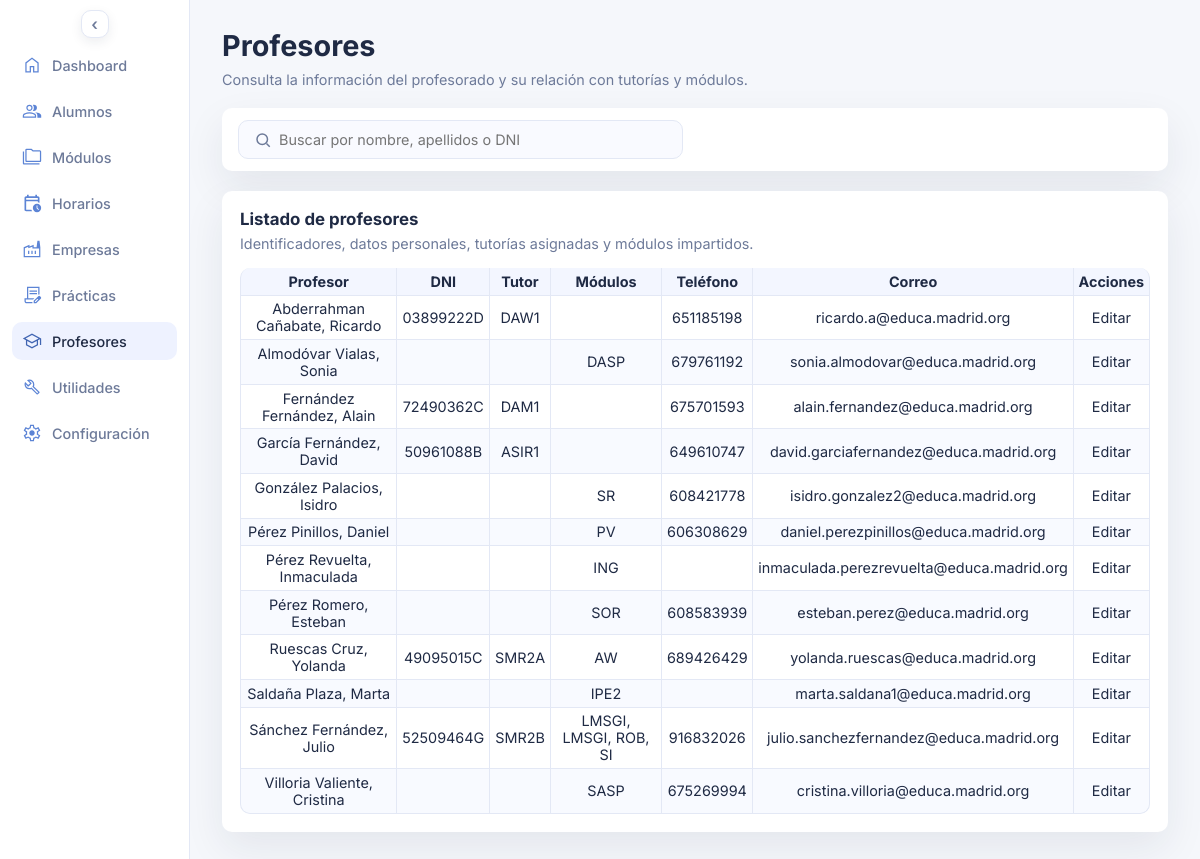
Screenshot of /profesores.php with the database file from the repository.
### tables this page shows
CREATE TABLE `profesores` (
  `id_profesor` int UNSIGNED NOT NULL,
  `apellido1` varchar(60) NOT NULL,
  `apellido2` varchar(60) DEFAULT NULL,
  `nombre` varchar(60) NOT NULL,
  `dni` varchar(20) DEFAULT NULL
);

### profesores.php (the view, shortened to what this page needs)
<?php
$pdo = db();
$active_course_id = $pdo->query('SELECT id_curso_escolar FROM cursos_escolares WHERE activo = 1 LIMIT 1')->fetchColumn();
$active_course_id = $active_course_id ? (int) $active_course_id : 0;
$search_term = trim((string) ($_GET['q'] ?? ''));
$filters = [];
$params = [
  'active_course_id_tutores' => $active_course_id,
  'active_course_id_modulos' => $active_course_id,
];
$where_clause = $filters ? 'WHERE ' . implode(' AND ', $filters) : '';
$teachers_stmt = $pdo->prepare(
  'SELECT
    p.id_profesor,
    p.apellido1,
    p.apellido2,
    p.nombre,
    p.dni,
    GROUP_CONCAT(DISTINCT g.grupo ORDER BY g.grupo SEPARATOR ", ") AS grupos_tutor,
    GROUP_CONCAT(
      DISTINCT CONCAT(
        m.id_modulo,
        "||",
        m.abreviatura,
        "||",
        COALESCE(NULLIF(m.materia_propia, ""), m.materia_general),
        "||",
        COALESCE(ci.ciclo, ""),
        "||",
        COALESCE(cu.curso, ""),
        "||",
        m.codigo,
        "||",
        m.horas_semanales,
        "||",
        m.horas_totales
      )
      ORDER BY m.abreviatura
      SEPARATOR "§§"
    ) AS modulos
    ,t.telefonos
    ,c.correos
  FROM profesores p
  LEFT JOIN grupos_tutores gt
    ON gt.id_profesor = p.id_profesor
    AND gt.id_curso_escolar = :active_course_id_tutores
  LEFT JOIN grupos g ON g.id_grupo = gt.id_grupo
  LEFT JOIN modulos_profesores mp
    ON mp.id_profesor = p.id_profesor
    AND mp.id_curso_escolar = :active_course_id_modulos
  LEFT JOIN modulos m ON m.id_modulo = mp.id_modulo
  LEFT JOIN ciclos ci ON ci.id_ciclo = m.id_ciclo
  LEFT JOIN cursos cu ON cu.id_curso = m.id_curso
  LEFT JOIN (
    SELECT
      id_entidad,
      GROUP_CONCAT(DISTINCT telefono ORDER BY telefono SEPARATOR ", ") AS telefonos
    FROM telefonos
    WHERE entidad_tipo = \'profesor\'
    GROUP BY id_entidad
  ) t ON t.id_entidad = p.id_profesor
  LEFT JOIN (
    SELECT
      id_entidad,
      GROUP_CONCAT(DISTINCT direccion_correo ORDER BY direccion_correo SEPARATOR ", ") AS correos
    FROM correos
    WHERE entidad_tipo = \'profesor\'
    GROUP BY id_entidad
  ) c ON c.id_entidad = p.id_profesor
  ' . $where_clause . '
  GROUP BY p.id_profesor, p.apellido1, p.apellido2, p.nombre, p.dni
  ORDER BY p.apellido1, p.apellido2, p.nombre'
);
$teachers_stmt->execute($params);
$teachers = $teachers_stmt->fetchAll();
function display_value(mixed $value): string
{
  if ($value === null) {
    return '';
  }
  $normalized = trim((string) $value);
  return $normalized;
}
function format_teacher_name(mixed $apellido1, mixed $apellido2, mixed $nombre): string
{
  $parts = [];
  $firstSurname = display_value($apellido1);
  $secondSurname = display_value($apellido2);
  $firstName = display_value($nombre);
  if ($firstSurname !== '') {
    $parts[] = $firstSurname;
  }
  if ($secondSurname !== '') {
    $parts[] = $secondSurname;
  }
  $surnameBlock = implode(' ', $parts);
  if ($surnameBlock !== '' && $firstName !== '') {
    return $surnameBlock . ', ' . $firstName;
  }
  return $firstName;
}
function format_modules(mixed $modules): string
{
  $cleanModules = display_value($modules);
  if ($cleanModules === '') {
    return '';
  }
  $items = array_filter(array_map('trim', explode('§§', $cleanModules)), static fn (string $item): bool => $item !== '');
  $renderedItems = [];
  foreach ($items as $item) {
    $parts = array_map('trim', explode('||', $item));
    $id_modulo = (int) ($parts[0] ?? 0);
    $abreviatura = $parts[1] ?? '';
    $nombre_completo = $parts[2] ?? '';
    $ciclo = $parts[3] ?? '';
    $curso = $parts[4] ?? '';
    $codigo = $parts[5] ?? '';
    $horas_semanales = $parts[6] ?? '';
    $horas_totales = $parts[7] ?? '';
    $normalized_cycle = mb_strtoupper(trim((string) $ciclo), 'UTF-8');
    if ($normalized_cycle === 'SISTEMAS MICROINFORMÁTICOS Y REDES' || $normalized_cycle === 'SISTEMAS MICROINFORMATICOS Y REDES') {
      $normalized_cycle = 'SMR';
    } elseif ($normalized_cycle === 'DESARROLLO DE APLICACIONES WEB') {
      $normalized_cycle = 'DAW';
    } elseif ($normalized_cycle === 'DESARROLLO DE APLICACIONES MULTIPLATAFORMA') {
      $normalized_cycle = 'DAM';
    }
    $compact_cycle = preg_replace('/\s+/', '', $normalized_cycle . trim((string) $curso));
    $visible_name = $nombre_completo !== '' ? $nombre_completo : $abreviatura;
    $visible_label = $visible_name;
    $renderedItems[] = '<span '
      . 'class="empresa-name-trigger empresa-name-trigger--practicas" '
      . 'role="button" tabindex="0" aria-haspopup="dialog" aria-expanded="false" '
      . 'data-modulo-id="' . htmlspecialchars((string) $id_modulo, ENT_QUOTES, 'UTF-8') . '" '
      . 'data-modulo-nombre="' . htmlspecialchars($visible_label, ENT_QUOTES, 'UTF-8') . '" '
      . 'data-modulo-ciclo="' . htmlspecialchars($ciclo, ENT_QUOTES, 'UTF-8') . '" '
      . 'data-modulo-curso="' . htmlspecialchars($curso, ENT_QUOTES, 'UTF-8') . '" '
      . 'data-modulo-codigo="' . htmlspecialchars($codigo, ENT_QUOTES, 'UTF-8') . '" '
      . 'data-modulo-horas-semanales="' . htmlspecialchars((string) $horas_semanales, ENT_QUOTES, 'UTF-8') . '" '
      . 'data-modulo-horas-totales="' . htmlspecialchars((string) $horas_totales, ENT_QUOTES, 'UTF-8') . '" '
      . 'data-modulo-compact="' . htmlspecialchars((string) $compact_cycle, ENT_QUOTES, 'UTF-8') . '" '
      . '>'
      . htmlspecialchars($abreviatura, ENT_QUOTES, 'UTF-8')
      . '</span>';
  }
  return implode(', ', $renderedItems);
}
function render_teacher_rows(array $teachers): string
{
  if (!$teachers): ?>
    <tr>
      <td colspan="7">No hay profesores para los filtros seleccionados.</td>
    </tr>
  <?php else: ?>
    <?php foreach ($teachers as $teacher): ?>
      <?php
        $nombreProfesor = format_teacher_name($teacher['apellido1'] ?? null, $teacher['apellido2'] ?? null, $teacher['nombre'] ?? null);
        $dni = display_value($teacher['dni'] ?? null);
        $grupos_tutor = display_value($teacher['grupos_tutor'] ?? null);
        $modulos = format_modules($teacher['modulos'] ?? null);
        $telefonos = display_value($teacher['telefonos'] ?? null);
        $correos = display_value($teacher['correos'] ?? null);
        $editarUrl = 'profesor_editar.php?id=' . (int) $teacher['id_profesor'];
      ?>
      <tr>
        <td><?php echo htmlspecialchars($nombreProfesor, ENT_QUOTES, 'UTF-8'); ?></td>
        <td><?php echo htmlspecialchars($dni, ENT_QUOTES, 'UTF-8'); ?></td>
        <td><?php echo htmlspecialchars($grupos_tutor, ENT_QUOTES, 'UTF-8'); ?></td>
        <td><?php echo $modulos; ?></td>
        <td><?php echo htmlspecialchars($telefonos, ENT_QUOTES, 'UTF-8'); ?></td>
        <td><?php echo htmlspecialchars($correos, ENT_QUOTES, 'UTF-8'); ?></td>
        <td><a href="<?php echo htmlspecialchars($editarUrl, ENT_QUOTES, 'UTF-8'); ?>">Editar</a></td>
      </tr>
    <?php endforeach; ?>
  <?php endif;
  return ob_get_clean();
}
$rows_html = render_teacher_rows($teachers);
?>
<!DOCTYPE html>
<html lang="es">
<head>
  <link rel="stylesheet" href="assets/styles.css">
</head>
<body>
  <div class="page">
    <?php require __DIR__ . '/includes/sidebar.php'; ?>
    <main class="content">
      <header class="header">
        <div>
          <h1>Profesores</h1>
          <p class="subheading">Consulta la información del profesorado y su relación con tutorías y módulos.</p>
        </div>
      </header>
      <form class="topbar" method="get">
        <div class="topbar-search">
          <span class="search-icon" aria-hidden="true">
            <svg viewBox="0 0 24 24" fill="none" stroke="currentColor" stroke-width="2">
              <circle cx="11" cy="11" r="7"></circle>
              <line x1="16.65" y1="16.65" x2="21" y2="21"></line>
            </svg>
          </span>
          <input
            type="search"
            name="q"
            placeholder="Buscar por nombre, apellidos o DNI"
            aria-label="Buscar por nombre, apellidos o DNI"
            value="<?php echo htmlspecialchars($search_term, ENT_QUOTES, 'UTF-8'); ?>"
          >
        </div>
      </form>
      <section class="panel">
        <div class="panel-header">
          <h3>Listado de profesores</h3>
          <p>Identificadores, datos personales, tutorías asignadas y módulos impartidos.</p>
        </div>
        <div class="panel-grid">
          <table>
            <thead>
              <tr>
                <th>Profesor</th>
                <th>DNI</th>
                <th>Tutor</th>
                <th>Módulos</th>
                <th>Teléfono</th>
                <th>Correo</th>
                <th>Acciones</th>
              </tr>
            </thead>
            <tbody>
              <?php echo $rows_html; ?>
            </tbody>
          </table>
        </div>
      </section>
    </main>
  </div>
</body>
</html>

### rows the page displays
profesores: nombreProfesor "Abderrahman Cañabate, Ricardo", dni "03899222D", grupos_tutor "DAW1", telefonos "651185198", correos "ricardo.a@educa.madrid.org"
profesores: nombreProfesor "Almodóvar Vialas, Sonia", abreviatura "DASP", telefonos "679761192", correos "sonia.almodovar@educa.madrid.org"
profesores: nombreProfesor "Fernández Fernández, Alain", dni "72490362C", grupos_tutor "DAM1", telefonos "675701593", correos "alain.fernandez@educa.madrid.org"
profesores: nombreProfesor "García Fernández, David", dni "50961088B", grupos_tutor "ASIR1", telefonos "649610747", correos "david.garciafernandez@educa.madrid.org"
profesores: nombreProfesor "González Palacios, Isidro", abreviatura "SR", telefonos "608421778", correos "isidro.gonzalez2@educa.madrid.org"
profesores: nombreProfesor "Pérez Pinillos, Daniel", abreviatura "PV", telefonos "606308629", correos "daniel.perezpinillos@educa.madrid.org"
profesores: nombreProfesor "Pérez Revuelta, Inmaculada", abreviatura "ING", correos "inmaculada.perezrevuelta@educa.madrid.org"
profesores: nombreProfesor "Pérez Romero, Esteban", abreviatura "SOR", telefonos "608583939", correos "esteban.perez@educa.madrid.org"
profesores: nombreProfesor "Ruescas Cruz, Yolanda", dni "49095015C", grupos_tutor "SMR2A", abreviatura "AW", telefonos "689426429", correos "yolanda.ruescas@educa.madrid.org"
profesores: nombreProfesor "Saldaña Plaza, Marta", abreviatura "IPE2", correos "marta.saldana1@educa.madrid.org"
profesores: nombreProfesor "Sánchez Fernández, Julio", dni "52509464G", grupos_tutor "SMR2B", abreviatura "LMSGI LMSGI ROB SI", modulos ", , ,", telefonos "916832026", correos "julio.sanchezfernandez@educa.madrid.org"
profesores: nombreProfesor "Villoria Valiente, Cristina", abreviatura "SASP", telefonos "675269994", correos "cristina.villoria@educa.madrid.org"

### other values shown
$item['label'] "Dashboard"
$item['label'] "Alumnos"
$item['label'] "Módulos"
$item['label'] "Horarios"
$item['label'] "Empresas"
$item['label'] "Prácticas"
$item['label'] "Profesores"
$item['label'] "Utilidades"
$item['label'] "Configuración"
